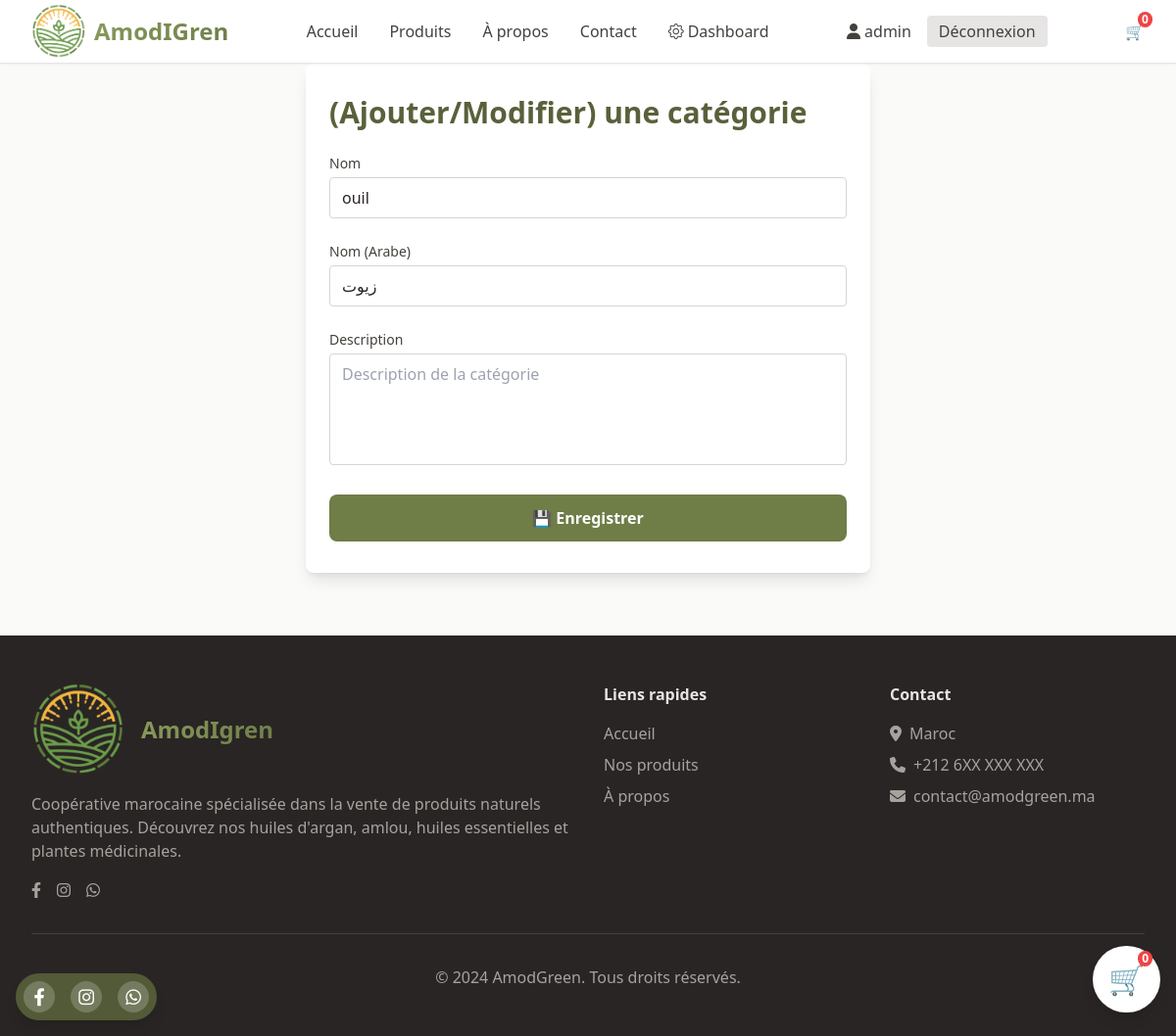
The app's page /ar/categories/6/update/ (signed in) with its own data.
### store/models/Utilisateur.py (models this page shows)
class CustomUser(AbstractUser):
    bio = models.TextField(max_length=500, blank=True, verbose_name="Biographie")
    phone = models.CharField(max_length=20, blank=True, verbose_name="Téléphone")
    city = models.CharField(max_length=100, blank=True, verbose_name="Ville")
    class Meta:
        verbose_name = "Utilisateur"
        verbose_name_plural = "Utilisateurs"

### store/models/Produit.py (models this page shows, shortened)
class Category(models.Model):
    name = models.CharField(max_length=100, verbose_name="Nom")
    name_ar = models.CharField(max_length=100, blank=True, verbose_name="Nom (Arabe)")
    description = models.TextField(blank=True, verbose_name="Description")
    created_at = models.DateTimeField(auto_now_add=True)
    class Meta:
        verbose_name = "Catégorie"
        verbose_name_plural = "Catégories"
        ordering = ['name']

### store/views/views_admin.py (the view)
# urls.py: path('categories/<int:pk>/update/', views_admin.category_update, name='category_update'),
@admin_required
def category_update(request, pk):
    category = get_object_or_404(Category, pk=pk)
    if request.method == 'POST':
        form = CategoryForm(request.POST, instance=category)
        if form.is_valid():
            form.save()
            messages.success(request, "Catégorie mise à jour avec succès.")
            return redirect('category_list')
    else:
        form = CategoryForm(instance=category)
    return render(request, 'admin/category_form.html', {'form': form})

### store/forms.py
class CategoryForm(forms.ModelForm):
    class Meta:
        model = Category
        fields = ['name', 'name_ar', 'description']
        widgets = {
            'name': forms.TextInput(attrs={
                'class': 'w-full rounded border border-gray-300 px-3 py-2 focus:outline-none focus:ring-2 focus:ring-olive-600 focus:border-olive-600',
                'placeholder': 'Nom de la catégorie',
            }),
            'name_ar': forms.TextInput(attrs={
                'class': 'w-full rounded border border-gray-300 px-3 py-2 focus:outline-none focus:ring-2 focus:ring-olive-600 focus:border-olive-600',
                'placeholder': 'اسم الفئة',
            }),
            'description': forms.Textarea(attrs={
                'class': 'w-full rounded border border-gray-300 px-3 py-2 resize-none focus:outline-none focus:ring-2 focus:ring-olive-600 focus:border-olive-600',
                'rows': 4,
                'placeholder': 'Description de la catégorie',
            }),
        }

### store/context_processors.py (called while the page is built)
def cart_count(request):
    cart = get_or_create_cart(request)
    return {'cart_count': cart.items.count()}

### store/utils.py (called while the page is built)
def get_or_create_cart(request):
    if request.user.is_authenticated:
        cart, created = Cart.objects.get_or_create(user=request.user)
    else:
        if not request.session.session_key:
            request.session.create()
        session_key = request.session.session_key
        cart, created = Cart.objects.get_or_create(session_key=session_key, user=None)
    return cart

### store/views/views_admin.py (called while the page is built)
def admin_required(view_func):
    return user_passes_test(lambda u: u.is_authenticated and u.is_superuser)(view_func)

### templates/admin/category_form.html (shortened to what this page needs)
{% extends "base.html" %}
{% block content %}
<div class="max-w-xl mx-auto py-8 px-6 bg-white shadow-lg rounded-lg">
    <h2 class="text-3xl font-extrabold mb-6 text-olive-700">(Ajouter/Modifier) une catégorie</h2>
    <form method="post" class="space-y-6">
        {% for field in form %}
            <div>
                <label for="{{ field.id_for_label }}" class="block text-sm font-medium text-stone-700 mb-1">
                    {{ field.label }}
                </label>
                {{ field }}
            </div>
        {% endfor %}
        <button type="submit"
                class="w-full bg-olive-600 hover:bg-olive-700 text-white font-semibold py-3 rounded-lg transition">
            💾 Enregistrer
        </button>
    </form>
</div>
{% endblock %}

### templates/base.html (shortened to what this page needs)
{% load static %}
{% load widget_tweaks %}
<!DOCTYPE html>
<html lang="fr" class="h-full">
<head>
    <link rel="stylesheet" href="https://cdnjs.cloudflare.com/ajax/libs/font-awesome/6.4.0/css/all.min.css">
    <link href="{% static 'css/main.css' %}" rel="stylesheet" />
    <link rel="stylesheet" href="https://cdn.jsdelivr.net/npm/bootstrap-icons@1.10.5/font/bootstrap-icons.css" />
</head>
<body class="min-h-full bg-stone-50 text-stone-800">
    <nav class="bg-white shadow-sm border-b border-stone-200 sticky top-0 z-50">
        <div class="max-w-7xl mx-auto px-4 sm:px-6 lg:px-8">
            <div class="flex justify-between items-center h-16">
                <div class="flex items-center">
                    <a href="{% url 'home' %}" class="flex items-center space-x-2">
                        <img src="{% static 'img/logo2.png' %}" alt="Logo AmodIGren" class="h-14 w-auto">
                        <span class="text-2xl font-bold text-gradient">AmodIGren</span>
                    </a>
                </div>
                <div class="hidden md:flex space-x-8">
                    <a href="{% url 'home' %}" class="text-stone-700 hover:text-olive-600 transition-colors">Accueil</a>
                    <a href="{% url 'product_list' %}"
                        class="text-stone-700 hover:text-olive-600 transition-colors">Produits</a>
                    <a href="{% url 'about' %}" class="text-stone-700 hover:text-olive-600 transition-colors">À
                        propos</a>
                    <a href="{% url 'contact' %}"
                        class="text-stone-700 hover:text-olive-600 transition-colors">Contact</a>
                    {% if user.is_staff %}
                    <a class="text-stone-700 hover:text-olive-600 transition-colors" href="{% url 'admin_dashboard' %}">
                        <i class="bi bi-gear me-1"></i>Dashboard
                    </a>
                    {% endif %}
                </div>
                <div class="hidden sm:flex items-center space-x-4">
                    {% if user.is_authenticated %}
                    <a href="{% url 'profile' %}" class="text-stone-700 hover:text-olive-600 transition-colors">
                        <i class="fas fa-user"></i> {{ user.first_name|default:user.username }}
                    </a>
                    <a href="{% url 'logout' %}"
                        class="bg-stone-200 hover:bg-stone-300 text-stone-700 px-3 py-1 rounded transition-colors">
                        Déconnexion
                    </a>
                    {% endif %}
                </div>
                <div class="hidden sm:flex items-center space-x-6">
                    <a href="{% url 'view_cart' %}" class="relative text-gray-700 hover:text-green-700">
                        🛒
                        <span
                            class="absolute -top-2 -right-2 bg-red-500 text-white text-xs font-bold rounded-full px-1">
                            {{ cart_count|default:0 }}
                        </span>
                    </a>
                </div>
                <div class="fixed bottom-6 right-4 z-50 bg-white p-3 sm:p-4 rounded-full shadow-lg">
                    <a href="{% url 'view_cart' %}"
                        class="relative text-gray-700 hover:text-green-700 text-2xl sm:text-3xl">
                        🛒
                        <span id="cart-count"
                            class="absolute -top-2 -right-2 bg-red-500 text-white text-xs font-bold rounded-full px-1">
                            {{ cart_count|default:0 }}
                        </span>
                    </a>
                </div>
            </div>
        </div>
    </nav>
    <main>
        {% block content %}
        {% endblock %}
        <div
            class="fixed bottom-4 left-4 z-50 flex flex-col sm:flex-row items-center sm:space-x-4 space-y-4 sm:space-y-0 bg-olive-700 bg-opacity-90 rounded-full p-2 shadow-lg">
            <a href="#"
                class="w-8 h-8 bg-white bg-opacity-20 rounded-full flex items-center justify-center hover:bg-opacity-30 transition-colors">
                <i class="fab fa-facebook-f text-lg text-white"></i>
            </a>
            <a href="#"
                class="w-8 h-8 bg-white bg-opacity-20 rounded-full flex items-center justify-center hover:bg-opacity-30 transition-colors">
                <i class="fab fa-instagram text-lg text-white"></i>
            </a>
            <a href="#"
                class="w-8 h-8 bg-white bg-opacity-20 rounded-full flex items-center justify-center hover:bg-opacity-30 transition-colors">
                <i class="fab fa-whatsapp text-lg text-white"></i>
            </a>
        </div>
    </main>
    <footer class="bg-stone-800 text-stone-200 mt-16">
        <div class="max-w-7xl mx-auto px-4 sm:px-6 lg:px-8 py-12">
            <div class="grid grid-cols-1 md:grid-cols-4 gap-8">
                <div class="col-span-1 md:col-span-2">
                    <div class="col-span-1 md:col-span-2 flex items-center space-x-4 mb-4">
                        <img src="{% static 'img/logo2.png' %}" alt="Logo AmodGreen" class="h-24 w-auto">
                        <h3 class="text-2xl font-bold text-gradient">AmodIgren</h3>
                    </div>
                    <p class="text-stone-400 mb-4">
                        Coopérative marocaine spécialisée dans la vente de produits naturels authentiques.
                        Découvrez nos huiles d'argan, amlou, huiles essentielles et plantes médicinales.
                    </p>
                    <div class="flex space-x-4">
                        <a href="#" class="text-stone-400 hover:text-white transition-colors">
                            <i class="fab fa-facebook-f"></i>
                        </a>
                        <a href="#" class="text-stone-400 hover:text-white transition-colors">
                            <i class="fab fa-instagram"></i>
                        </a>
                        <a href="#" class="text-stone-400 hover:text-white transition-colors">
                            <i class="fab fa-whatsapp"></i>
                        </a>
                    </div>
                </div>
                <div>
                    <h4 class="font-semibold mb-4">Liens rapides</h4>
                    <ul class="space-y-2">
                        <li><a href="{% url 'home' %}"
                                class="text-stone-400 hover:text-white transition-colors">Accueil</a></li>
                        <li><a href="{% url 'product_list' %}"
                                class="text-stone-400 hover:text-white transition-colors">Nos produits</a></li>
                        <li><a href="{% url 'about' %}" class="text-stone-400 hover:text-white transition-colors">À
                                propos</a></li>
                    </ul>
                </div>
                <div>
                    <h4 class="font-semibold mb-4">Contact</h4>
                    <ul class="space-y-2 text-stone-400">
                        <li><i class="fas fa-map-marker-alt mr-2"></i>Maroc</li>
                        <li><i class="fas fa-phone mr-2"></i>+212 6XX XXX XXX</li>
                        <li><i class="fas fa-envelope mr-2"></i>contact@amodgreen.ma</li>
                    </ul>
                </div>
            </div>
            <div class="border-t border-stone-700 mt-8 pt-8 text-center text-stone-400">
                <p>&copy; 2024 AmodGreen. Tous droits réservés.</p>
            </div>
        </div>
    </footer>
</body>
</html>

### static/css/main.css (style rules this page uses)
.text-gradient { background: linear-gradient(135deg, #8a9b5d, #6f7d47); -webkit-background-clip: text; -webkit-text-fill-color: transparent; background-clip: text; }

### records on screen
CustomUser: first_name "admin"
Category: form "ouil" "زيوت"

### other values on screen
{{ cart_count|default:0 }} "0"
{{ field.label }} "Nom" "Nom (Arabe)" "Description"
